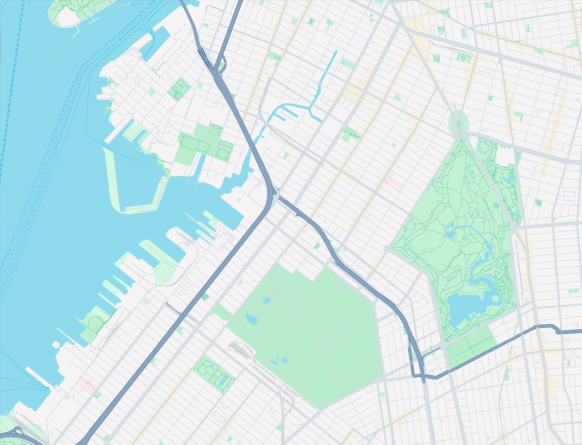
#> input picture op1/Screenshot 2026-02-17 190607.png, 1164 x 889 px (shown at 1/2 size); its folder holds 3 pictures in this run
$ python t1.py
#> lines starting #> are read from the running program, lines starting #| are printed output that depends on the picture; after the words box and inside, x2 and y2 are one past the last pixel; in counts of white or black regions, pixels touching at a corner belong together
"""
Task 1 — Single Robot Path Following
=====================================
Mathematical Model: Initial Value Problem (IVP)

State of robot:  [x, y, vx, vy]  (position + velocity in 2-D)

Governing equations (from spec):
    ẋ = v · min(1, vmax / ‖v‖)              [velocity-saturated kinematics]
    v̇ = (1/m)[kp·(T(t)−x) − kd·v + f_bnd]  [PD control + boundary force]

where:
    T(t) = spline.position(t/T)   — time-varying waypoint sliding along path
    f_bnd = −K_BOUND · overshoot · n̂  — soft wall force if robot leaves road
    frep  = 0  (single robot, no collision avoidance needed)

Numerical method: explicit RK4 (4th-order Runge–Kutta), fixed step Δt.
  Error order: O(Δt⁴) per step, O(Δt⁴) global.
  Stable for the chosen parameters.

Image pipeline:
    RGB → Grayscale → Gaussian blur → Otsu threshold (INVERTED for light paths)
    → Zhang–Suen skeletonisation → BFS shortest path → cubic spline
"""

import sys
import warnings
import numpy as np
import matplotlib.pyplot as plt
from matplotlib.patches import Circle, FancyArrowPatch
from matplotlib.animation import FuncAnimation, PillowWriter
from scipy.ndimage import gaussian_filter
from scipy.interpolate import CubicSpline
from PIL import Image
from skimage.morphology import skeletonize
from collections import deque

warnings.filterwarnings("ignore")

# ── Parameters ─────────────────────────────────────────────────────────────────
M            = 1.0    # robot mass [kg]
KP           = 50.0   # proportional (attraction) gain
KD           = 6.0    # damping gain
K_BOUND      = 500.0  # boundary repulsion gain  (soft wall)
VMAX         = 2    # max speed [m/s]
DT           = 0.02   # RK4 time step [s]
T_SIM        = 30.0   # simulation duration [s]
ROBOT_R      = 0.1    # robot radius [m]  (visual + boundary margin)
PIX2M        = 0.05   # pixel → metre scale
BLUR_SIGMA   = 3.0    # Gaussian pre-blur σ
FPS          = 30     # animation frame rate
# ───────────────────────────────────────────────────────────────────────────────


# ══════════════════════════════════════════════════════════════════════════════
#  IMAGE PROCESSING
# ══════════════════════════════════════════════════════════════════════════════

def load_image(path: str) -> np.ndarray:
    """Load image, convert to RGB numpy array."""
    return np.array(Image.open(path).convert("RGB"))


def to_grayscale(rgb: np.ndarray) -> np.ndarray:
    return (0.299 * rgb[:, :, 0] + 0.587 * rgb[:, :, 1] + 0.114 * rgb[:, :, 2])


def otsu_threshold(arr_uint8: np.ndarray) -> int:
    """Classic Otsu method; returns optimal threshold value 0–255."""
    hist, _ = np.histogram(arr_uint8.flatten(), bins=256, range=(0, 256))
    total = arr_uint8.size
    sum_all = float(np.dot(np.arange(256), hist))
    sum_bg, w_bg, best_var, threshold = 0.0, 0, 0.0, 0
    for t in range(256):
        w_bg += hist[t]
        if w_bg == 0:
            continue
        w_fg = total - w_bg
        if w_fg == 0:
            break
        sum_bg += t * hist[t]
        mu_bg = sum_bg / w_bg
        mu_fg = (sum_all - sum_bg) / w_fg
        var = w_bg * w_fg * (mu_bg - mu_fg) ** 2
        if var > best_var:
            best_var = var
            threshold = t
    return threshold


def segment_path(gray: np.ndarray) -> np.ndarray:
    """
    Return boolean mask where True = road pixels.
    INVERTED threshold: bright pixels (road on dark background) → True.
    Works equally for dark-road images: just swap to `< threshold`.
    """
    smooth = gaussian_filter(gray.astype(float), sigma=BLUR_SIGMA)
    norm = ((smooth - smooth.min()) / (np.ptp(smooth) + 1e-10) * 255).astype(np.uint8)
    thr = otsu_threshold(norm)
    # INVERTED: road is LIGHTER than background
    binary = norm > thr
    print(f"  Otsu threshold = {thr}  (keeping pixels BRIGHTER than {thr})")
    return binary, smooth, norm


def get_skeleton(binary: np.ndarray) -> np.ndarray:
    """Medial-axis thinning using skimage Zhang–Suen implementation."""
    return skeletonize(binary)


# ══════════════════════════════════════════════════════════════════════════════
#  GRAPH & BFS PATH EXTRACTION
# ══════════════════════════════════════════════════════════════════════════════

# [42 lines left out: functions build_adjacency, bfs, snap_to_skeleton, not called in this run]


# ══════════════════════════════════════════════════════════════════════════════
#  INTERACTIVE POINT SELECTION
# ══════════════════════════════════════════════════════════════════════════════

_selected_points = []


# [17 lines left out: function _on_click, not called in this run]


def select_ab(rgb: np.ndarray, skeleton: np.ndarray):
    """Show image + skeleton overlay; user clicks A then B."""
    global _selected_points
    _selected_points = []

    fig, ax = plt.subplots(figsize=(14, 10))
    ax.imshow(rgb)
    overlay = np.zeros((*skeleton.shape, 4), dtype=float)
    overlay[skeleton] = [1.0, 0.2, 0.2, 0.55]
    ax.imshow(overlay)
    ax.set_title("Click  Point A  (start)  then  Point B  (end)",
                 fontsize=14, fontweight="bold")
    ax.axis("off")
    fig.canvas.mpl_connect("button_press_event",
                           lambda e: _on_click(e, fig, ax, skeleton))
    plt.tight_layout()
    plt.show()

    if len(_selected_points) != 2:
        raise RuntimeError("Exactly 2 points required.")
    return _selected_points[0], _selected_points[1]


# ══════════════════════════════════════════════════════════════════════════════
#  CUBIC-SPLINE PATH REPRESENTATION
# ══════════════════════════════════════════════════════════════════════════════

class PathSpline:
    """
    Arc-length parametrised cubic spline of the extracted centerline.
    Coordinates stored in metres.  s ∈ [0, 1].
    """

    # [21 lines left out: function __init__, not called in this run]

    # ── geometric queries ──────────────────────────────────────────────────

    def position(self, s: float) -> np.ndarray:
        s = float(np.clip(s, 0.0, 1.0))
        return np.array([self._cx(s), self._cy(s)])

    # [4 lines left out: function tangent, not called in this run]

    def normal(self, s: float) -> np.ndarray:
        t = self.tangent(s)
        return np.array([-t[1], t[0]])

    # [227 lines left out: functions closest_s, boundary_force, _sat, _rhs, _rk4_step, simulate and 4 more, not called in this run]


# ══════════════════════════════════════════════════════════════════════════════
#  MAIN
# ══════════════════════════════════════════════════════════════════════════════

def main():
    print("=" * 60)
    print("  TASK 1 — Single Robot Path Following (IVP + RK4)")
    print("=" * 60)

    map_path  = "Screenshot 2026-02-17 190607.png"
    width_pix = 20

    # ── Step 1: Image pipeline ────────────────────────────────────────────
    print("\n[1/6] Image preprocessing …")
    rgb    = load_image(map_path)
    gray   = to_grayscale(rgb)
#> in to_grayscale, `return (0.299 * rgb[:, :, 0] + 0.587 * rgb[:, :, 1] + 0.114 * rgb[:, :..`:
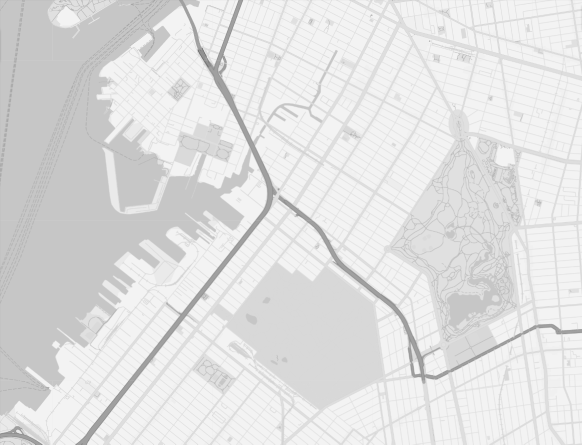
#> returned value: shape (889, 1164) float64 (shown at 1/2 size); min 96.85, max 243.6, mean 225.1
    binary, smooth, norm8 = segment_path(gray)
#> in segment_path, `norm = ((smooth - smooth.min()) / (np.ptp(smooth) + 1e-10) * 255).asty..`:
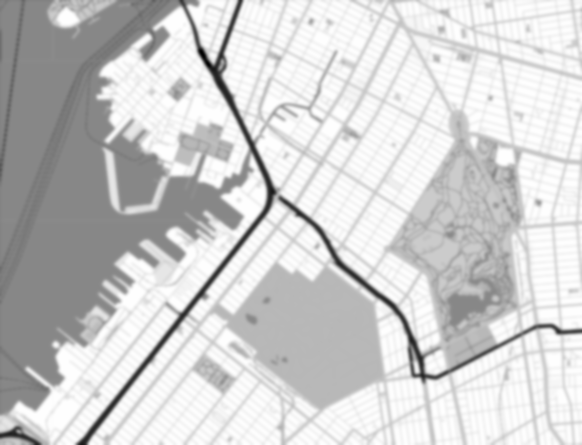
#> norm: shape (889, 1164) (shown at 1/2 size); min 0, max 254, mean 205.9
#> in otsu_threshold, `hist, _ = np.histogram(arr_uint8.flatten(), bins=256, range=(0, 256))`: hist = 256 values, max 123997 at index 135, min 0 at index 255, mean 4042.2
#> in otsu_threshold, `sum_all = float(np.dot(np.arange(256), hist))`: sum_all = 213046469
#> the loop in otsu_threshold, `for t in range(256):` made 255 passes
#> (w_bg, w_fg, sum_bg, mu_bg, mu_fg, best_var) on passes 1 to 12: (6, 1034790, 0, 0, 205.9, 2.63e+11), (10, 1034786, 4, 0.4, 205.9, 4.37e+11), (20, 1034776, 24, 1.2, 205.9, 8.67e+11), (26, 1034770, 42, 1.62, 205.9, 1.12e+12), (35, 1034761, 78, 2.23, 205.9, 1.5e+12), (43, 1034753, 118, 2.74, 205.9, 1.84e+12), (48, 1034748, 148, 3.08, 205.9, 2.04e+12), (58, 1034738, 218, 3.76, 205.9, 2.45e+12), (63, 1034733, 258, 4.1, 205.9, 2.65e+12), (72, 1034724, 339, 4.71, 205.9, 3.02e+12), (79, 1034717, 409, 5.18, 205.9, 3.29e+12), (83, 1034713, 453, 5.46, 205.9, 3.45e+12)
#> (w_bg, w_fg, sum_bg, mu_bg, mu_fg) on pass 100: (16315, 1018481, 1073368, 65.79, 208.1)
#> in segment_path, `binary = norm > thr`:
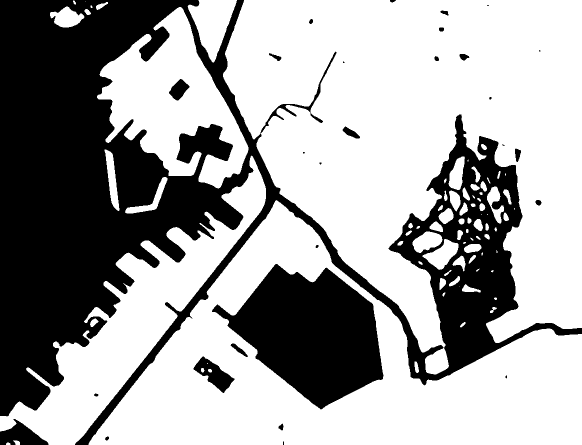
#> binary: shape (889, 1164) bool (shown at 1/2 size); 64.1% white; 29 black regions (8 under 20 px), largest, box (x1, y1, x2, y2) and area: (0, 0, 1164, 889) 306705, (424, 528, 767, 819) 57076, (0, 838, 97, 889) 2636
#|   Otsu threshold = 193  (keeping pixels BRIGHTER than 193)
    skeleton = get_skeleton(binary)
#> in get_skeleton, `return skeletonize(binary)`:
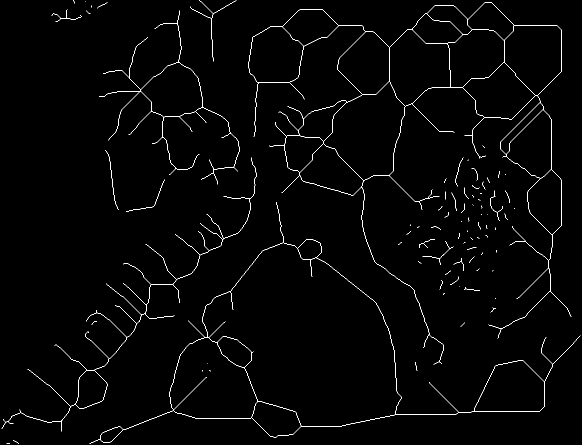
#> returned value: shape (889, 1164) bool (shown at 1/2 size); 1.3% white in thin lines or dots
    print(f"  Image size: {rgb.shape[1]}×{rgb.shape[0]} px")
#|   Image size: 1164×889 px
    print(f"  Skeleton pixels: {skeleton.sum()}")
#|   Skeleton pixels: 13212

    # ── Step 2: Select A & B ─────────────────────────────────────────────
    print("\n[2/6] Select start (A) and end (B) on the map …")
    ptA, ptB = select_ab(rgb, skeleton)
#> in select_ab, `plt.show()`:
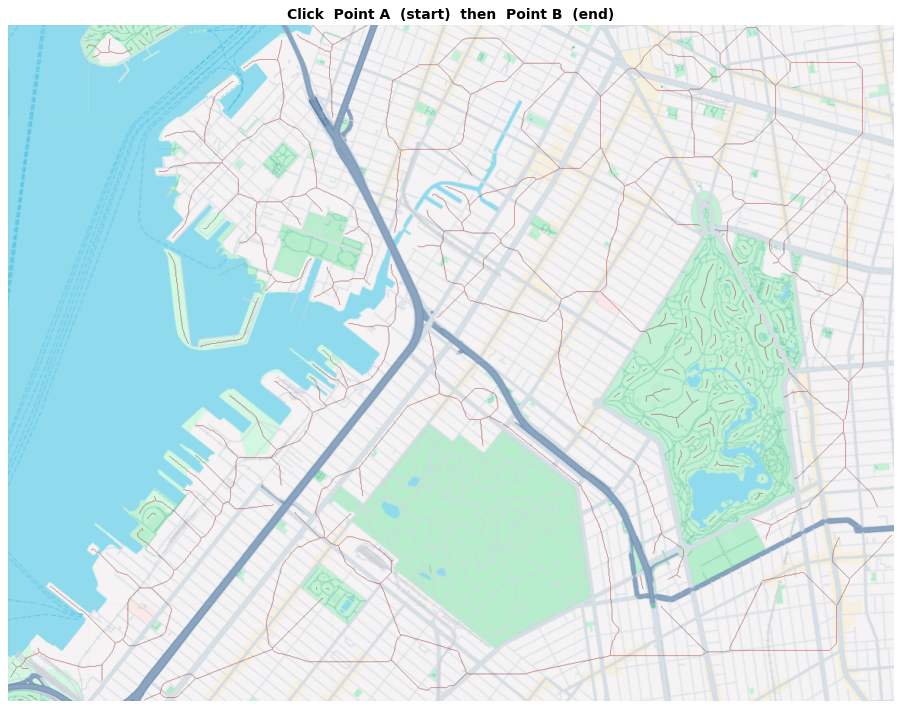
#> figure drawn by matplotlib, 1 panel
    print(f"  A = {ptA}  (row, col)")
    print(f"  B = {ptB}  (row, col)")

    # ── Step 3: BFS path & spline ─────────────────────────────────────────
    print("\n[3/6] Extracting centreline path …")
    graph = build_adjacency(skeleton)
    raw_path = bfs(graph, ptA, ptB)
    if raw_path is None:
        print("ERROR: No path found between A and B.  "
              "Try different points or check the threshold polarity.")
        sys.exit(1)

    # Convert (y, x) pixels → (x, y) pixels, decimate
    pts_xy = [[p[1], p[0]] for p in raw_path]
    if len(pts_xy) > 120:
        idx = list(range(0, len(pts_xy), max(1, len(pts_xy) // 120)))
        if idx[-1] != len(pts_xy) - 1:
            idx.append(len(pts_xy) - 1)
        pts_xy = [pts_xy[i] for i in idx]

    spline = PathSpline(pts_xy, width_pix)
    print(f"  Path length  : {spline.total_length:.3f} m  ({len(pts_xy)} control points)")
    print(f"  Road width   : {spline.path_width:.3f} m  ({width_pix:.0f} px)")

    # ── Step 4: Visualise pipeline ────────────────────────────────────────
    print("\n[4/6] Saving pipeline figure …")
    plot_pipeline(rgb, gray, smooth, binary, skeleton,
                  pts_xy, spline, ptA, ptB, prefix="task1")

    # ── Step 5: Simulate ─────────────────────────────────────────────────
    print(f"\n[5/6] Simulating IVP  (T={T_SIM} s, Δt={DT} s, RK4) …")
    t_arr, history = simulate(spline)
    plot_results(spline, t_arr, history)

    # ── Step 6: Animate ───────────────────────────────────────────────────
    print("\n[6/6] Rendering animation …")
    animate_task1(rgb, spline, t_arr, history)

    print("\n✓  Task 1 complete!")
    print("   Outputs: task1_pipeline.png   task1_results.png   task1_robot.gif")


if __name__ == "__main__":
#> (the run stopped early here; a loop or call above may not have finished)
